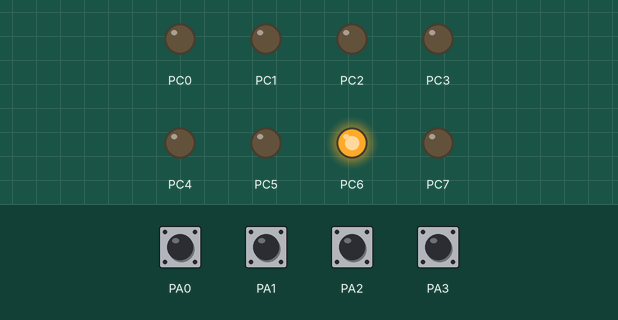
The program below on a simulated ATmega1284P, built with avr-gcc and emulated at 10 MHz. Parts: output pins drawn as LEDs (lit = HIGH). The test bench sets the inputs (shaded band); at power-on: PA0–3 HIGH.

Above: at 1.2 s.
1.3 s: PA0 pulled LOW for 0.15 s
At 1.37 s:
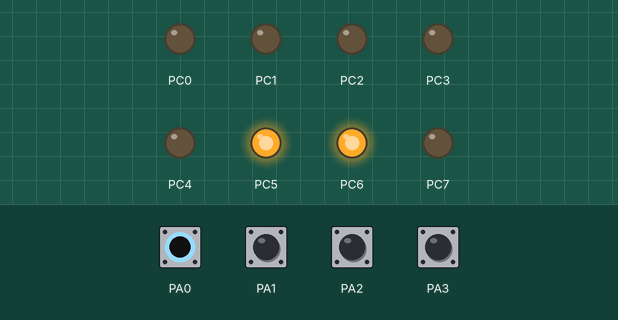
2.9 s: PA2 pulled LOW for 0.15 s
At 2.97 s:
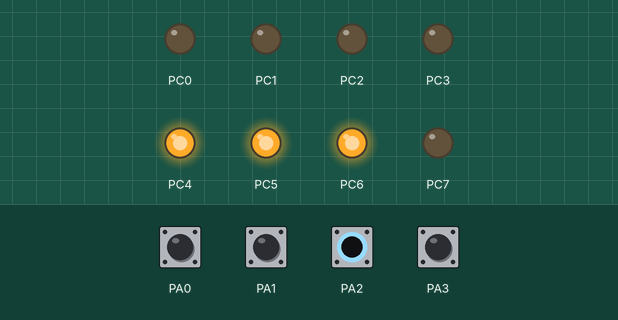
4.5 s: PA3 pulled LOW for 0.15 s
At 4.57 s:
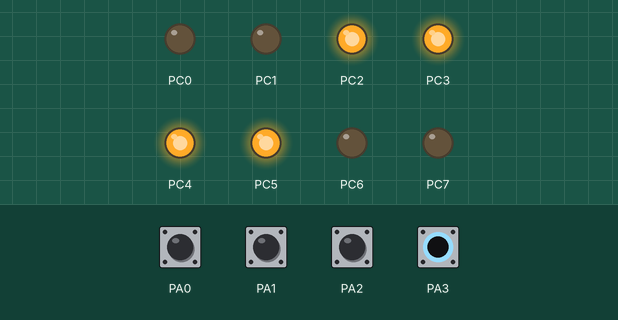
6.1 s: PA0 driven LOW and PA2 driven LOW
At 7.1 s:
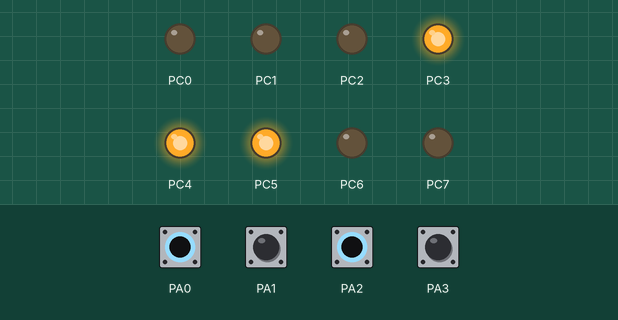
7.6 s: PA3 pulled LOW for 1 s
At 8.2 s:
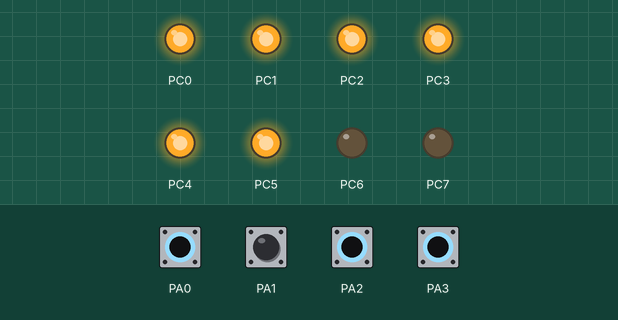
10.1 s: PA0 driven HIGH
At 11.3 s:
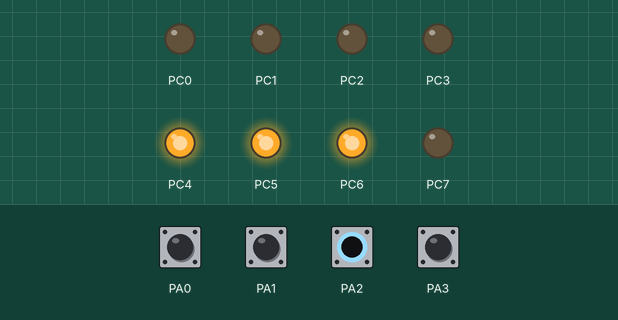
Timing chart, 0 to 12.6 s (numbered marks = the images above; inputs shaded):
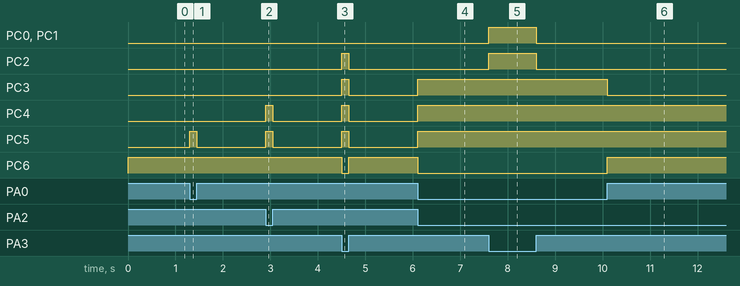

Measured:
- after the input at 1.3 s, PC5: LOW → HIGH at once, → LOW 0.15 s later
- after the input at 2.9 s, PC4, PC5: LOW → HIGH at once, → LOW 0.15 s later
- after the input at 4.5 s, PC2–5: LOW → HIGH at once, → LOW 0.15 s later; PC6: HIGH → LOW at once, → HIGH 0.15 s later
- after the input at 6.1 s, PC3–5: LOW → HIGH at once; PC6: HIGH → LOW at once
- after the input at 7.6 s, PC0–2: LOW → HIGH at once, → LOW 1.0 s later
- after the input at 10.1 s, PC3: HIGH → LOW at once; PC6: LOW → HIGH at once

The program:

main.c
```c
/*	Partner(s) Name & E-mail: Kristian De Castro kdec001@ucr.edu
 *	Christopher Serrano cserr011@ucr.edu
 *	Lab Section: 024
 *	Assignment: Lab 5  Exercise 1
 *
 *
 *	I acknowledge all content contained herein, excluding template or example
 *	code, is my own original work.
*/
#include <avr/io.h>
unsigned char SetBit(unsigned char x, unsigned char k, unsigned char b) {
	return (b ? x | (0x01 << k) : x & ~(0x01 << k));
}
unsigned char GetBit(unsigned char x, unsigned char k) {
	return ((x & (0x01 << k)) != 0);
}

int main(void)
{
	DDRA = 0x00; PORTA = 0xFF; // Configure port A's 8 pins as inputs
	DDRC = 0xFF; PORTC = 0x00; // Configure port B's 8 pins as outputs,

	while(1){
		unsigned char fuel = ~PINA & 0x0F;
		unsigned char light = 0x00;
		unsigned char lowFuel = 0x00;
		if(fuel == 0){
			lowFuel = 0x40;
		}
		if(fuel == 1 || fuel == 2){
			light = 0x20;
			lowFuel = 0x40;
		}
		if (fuel == 3 || fuel == 4){
			light = 0x30;
			lowFuel = 0x40;
		}
		if(fuel == 5 || fuel == 6){
			light = 0x38;
		}
		if (fuel == 7 || fuel == 8 || fuel == 9) {
			light = 0x3C;
		}
		if (fuel == 10 || fuel == 11 || fuel == 12) {
			light = 0x3E;
		}
		if (fuel == 13 || fuel == 14 || fuel == 15) {
			light = 0x3F;
		}
		PORTC = light | lowFuel;
	}

	return 0;
}
```
